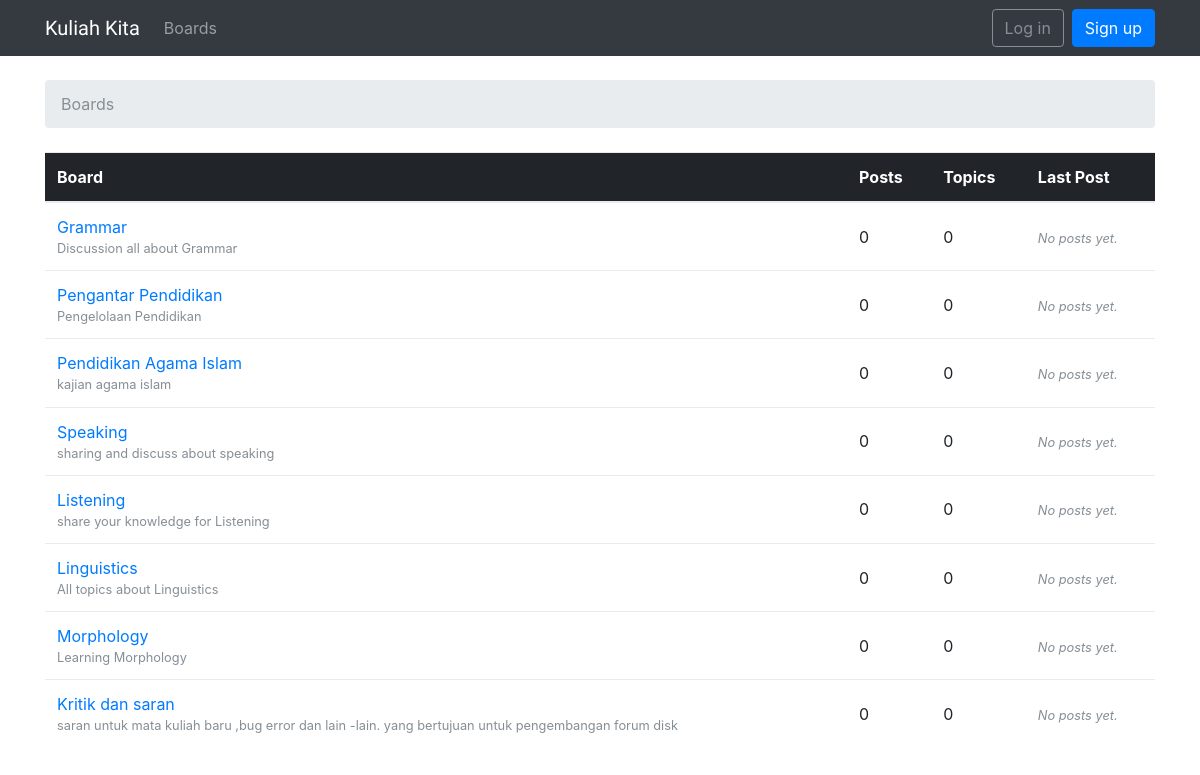
The page / on the database its author committed.
### boards/models.py (models this page shows, shortened)
class Board(models.Model):
    name = models.CharField(max_length=30, unique=True)
    description = models.CharField(max_length=100)
    def get_posts_count(self):
        return Post.objects.filter(topic__board=self).count()
    def get_last_post(self):
        return Post.objects.filter(topic__board=self).order_by('-created_at').first()

### boards/views.py (the view)
# urls.py: url(r'^$', views.BoardListView.as_view(), name='home'),
class BoardListView(ListView):
    model = Board
    context_object_name = 'boards'
    template_name = 'home.html'

### templates/home.html
{% extends 'base.html' %}
{% load humanize %}
{% block breadcrumb %}
  <li class="breadcrumb-item active">Boards</li>
{% endblock %}
{% block content %}
  <table class="table">
    <thead class="thead-inverse">
      <tr>
        <th>Board</th>
        <th>Posts</th>
        <th>Topics</th>
        <th>Last Post</th>
      </tr>
    </thead>
    <tbody>
      {% for board in boards %}
        <tr>
          <td>
            <a href="{% url 'board_topics' board.pk %}">{{ board.name }}</a>
            <small class="text-muted d-block">{{ board.description }}</small>
          </td>
          <td class="align-middle">
            {{ board.get_posts_count }}
          </td>
          <td class="align-middle">
            {{ board.topics.count }}
          </td>
          <td class="align-middle">
            {% with post=board.get_last_post %}
              {% if post %}
                <small>
                  <a href="{% url 'topic_posts' board.pk post.topic.pk %}">
                    By {{ post.created_by.username }} {{ post.created_at|naturaltime }}
                  </a>
                </small>
              {% else %}
                <small class="text-muted">
                  <em>No posts yet.</em>
                </small>
              {% endif %}
            {% endwith %}
          </td>
        </tr>
      {% endfor %}
    </tbody>
  </table>
{% endblock %}

### templates/base.html (shortened to what this page needs)
{% load static %}<!DOCTYPE html>
<html>
  <head>
    <link rel="stylesheet" href="{% static 'css/bootstrap.min.css' %}">
    <link rel="stylesheet" href="{% static 'css/app.css' %}">
  </head>
  <body>
    {% block body %}
      <nav class="navbar navbar-expand-sm navbar-dark bg-dark">
        <div class="container">
          <a class="navbar-brand" href="{% url 'home' %}">Kuliah Kita</a>
          <div class="collapse navbar-collapse" id="mainMenu">
            <ul class="navbar-nav">
              <li class="nav-item">
                <a class="nav-link" href="{% url 'home' %}">Boards</a>
              </li>
            </ul>
            {% if user.is_authenticated %}
              <ul class="navbar-nav ml-auto">
                <li class="nav-item dropdown">
                  <a class="nav-link dropdown-toggle" href="#" id="userMenu" data-toggle="dropdown" aria-haspopup="true" aria-expanded="false">
                    {{ user.username }}
                  </a>
                  <div class="dropdown-menu dropdown-menu-right" aria-labelledby="userMenu">
                    <a class="dropdown-item" href="{% url 'my_account' %}">My account</a>
                    <a class="dropdown-item" href="{% url 'password_change' %}">Change password</a>
                    <div class="dropdown-divider"></div>
                    <a class="dropdown-item" href="{% url 'logout' %}">Log out</a>
                  </div>
                </li>
              </ul>
            {% else %}
              <form class="form-inline ml-auto">
                <a href="{% url 'login' %}" class="btn btn-outline-secondary">Log in</a>
                <a href="{% url 'signup' %}" class="btn btn-primary ml-2">Sign up</a>
              </form>
            {% endif %}
          </div>
        </div>
      </nav>
      <div class="container">
        <ol class="breadcrumb my-4">
          {% block breadcrumb %}
          {% endblock %}
        </ol>
        {% block content %}
        {% endblock %}
      </div>
    {% endblock body %}
  </body>
</html>

### static/css/app.css (style rules this page uses)
.navbar-brand { font-family: 'Peralta', cursive; }

### rows shown on the page
Board: name "Grammar", description "Discussion all about Grammar", get_posts_count "0", topics.count "0"
Board: name "Pengantar Pendidikan", description "Pengelolaan Pendidikan", get_posts_count "0", topics.count "0"
Board: name "Pendidikan Agama Islam", description "kajian agama islam", get_posts_count "0", topics.count "0"
Board: name "Speaking", description "sharing and discuss about speaking", get_posts_count "0", topics.count "0"
Board: name "Listening", description "share your knowledge for Listening", get_posts_count "0", topics.count "0"
Board: name "Linguistics", description "All topics about Linguistics", get_posts_count "0", topics.count "0"
Board: name "Morphology", description "Learning Morphology", get_posts_count "0", topics.count "0"
Board: name "Kritik dan saran", description "saran untuk mata kuliah baru ,bug error dan lain -lain. yang bertujuan untuk pengembangan forum disk", get_posts_count "0", topics.count "0"
